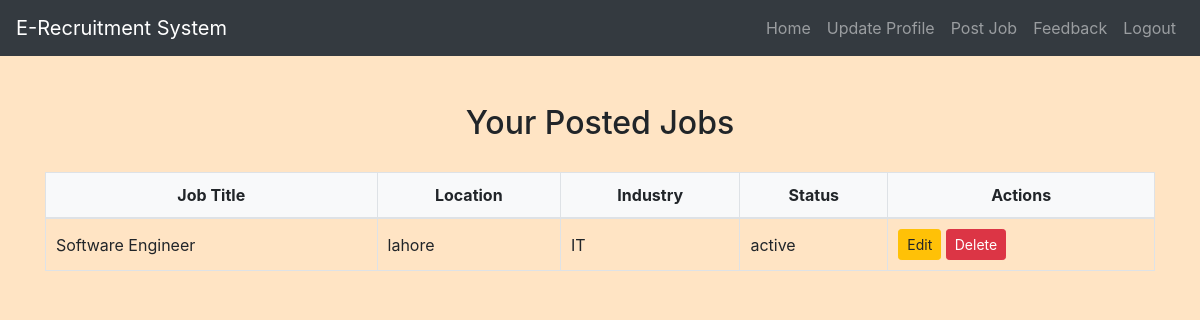
Page /recruiter/view_jobs.php (signed in) on the committed database.
### tables this page shows
CREATE TABLE `jobs` (
  `job_id` int(11) NOT NULL,
  `recruiter_id` int(11) DEFAULT NULL,
  `job_title` varchar(255) NOT NULL,
  `job_description` text NOT NULL,
  `job_requirements` text NOT NULL,
  `location` varchar(255) NOT NULL,
  `industry` varchar(255) NOT NULL,
  `keywords` varchar(255) NOT NULL,
  `status` enum('active','inactive') DEFAULT 'active',
  `created_at` timestamp NOT NULL DEFAULT current_timestamp()
);

### recruiter/view_jobs.php (the view, shortened to what this page needs)
<?php
include('config.php');
$recruiter_id = $_SESSION["id"];
$sql = "SELECT * FROM Jobs WHERE recruiter_id = ?";
$stmt = mysqli_prepare($conn, $sql);
mysqli_stmt_bind_param($stmt, "i", $recruiter_id);
mysqli_stmt_execute($stmt);
$result = mysqli_stmt_get_result($stmt);
?>
<!DOCTYPE html>
<html>
<head>
    <link rel="stylesheet" href="https://maxcdn.bootstrapcdn.com/bootstrap/4.5.2/css/bootstrap.min.css">
    <link rel="stylesheet" href="./css/style.css">
</head>
<body>
<?php include('navbar.php'); ?>
    <div class="container mt-5">
        <h2 class="text-center">Your Posted Jobs</h2>
        <?php if (mysqli_num_rows($result) > 0): ?>
            <table class="table table-bordered">
                <thead>
                    <tr>
                        <th>Job Title</th>
                        <th>Location</th>
                        <th>Industry</th>
                        <th>Status</th>
                        <th>Actions</th>
                    </tr>
                </thead>
                <tbody>
                    <?php while ($job = mysqli_fetch_assoc($result)): ?>
                        <tr>
                            <td><?php echo htmlspecialchars($job['job_title']); ?></td>
                            <td><?php echo htmlspecialchars($job['location']); ?></td>
                            <td><?php echo htmlspecialchars($job['industry']); ?></td>
                            <td><?php echo htmlspecialchars($job['status']); ?></td>
                            <td>
                                <a href="edit_job.php?job_id=<?php echo $job['job_id']; ?>" class="btn btn-warning btn-sm">Edit</a>
                                <a href="view_jobs.php?delete=<?php echo $job['job_id']; ?>" class="btn btn-danger btn-sm" onclick="return confirm('Are you sure you want to delete this job?');">Delete</a>
                            </td>
                        </tr>
                    <?php endwhile; ?>
                </tbody>
            </table>
        <?php else: ?>
            <p class="text-center">You have not posted any jobs yet.</p>
        <?php endif; ?>
    </div>
</body>
</html>

### recruiter/css/style.css (style rules this page uses)
body { background-color: bisque; }
h1, h2, h3, h4 { text-align: center; margin-top: 30px; margin-bottom: 30px; }
.table { width: 100%; border-collapse: collapse; margin-top: 20px; }
.table th, .table td { padding: 10px; border: 1px solid #dee2e6; }
.table thead th { background-color: #f8f9fa; font-weight: bold; text-align: center; }
.table tbody td { vertical-align: middle; }

### rows in the picture
jobs: job_title "Software Engineer", location "lahore", industry "IT", status "active"
